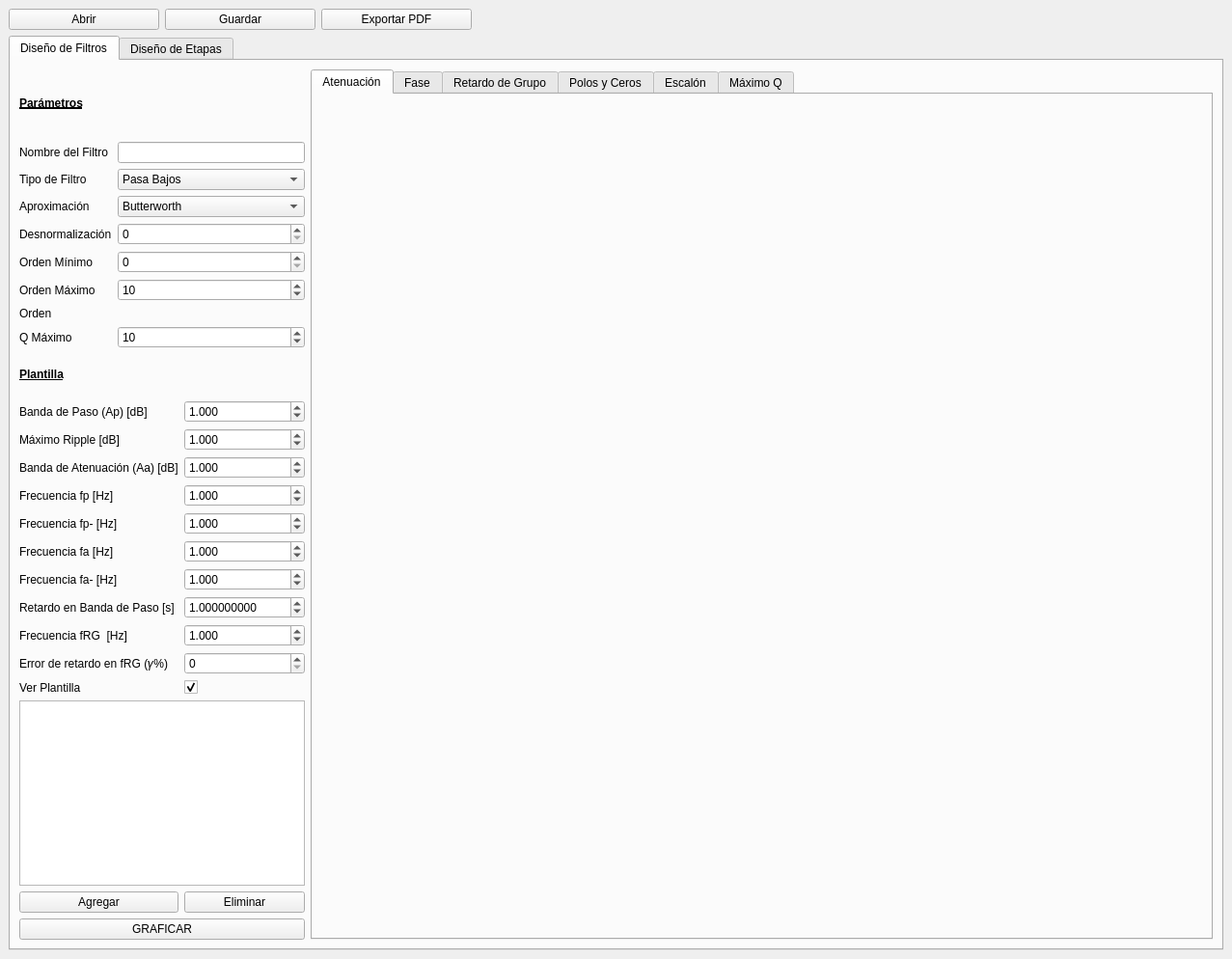
<?xml version="1.0" encoding="UTF-8"?>
<ui version="4.0">
 <class>MainWindow</class>
 <widget class="QMainWindow" name="MainWindow">
  <property name="geometry">
   <rect>
    <x>0</x>
    <y>0</y>
    <width>1277</width>
    <height>994</height>
   </rect>
  </property>
  <property name="font">
   <font>
    <family>MS Shell Dlg 2</family>
   </font>
  </property>
  <property name="windowTitle">
   <string>MainWindow</string>
  </property>
  <widget class="QWidget" name="centralwidget">
   <layout class="QVBoxLayout" name="verticalLayout" stretch="1,14">
    <item>
     <layout class="QHBoxLayout" name="layout_save" stretch="1,1,1,5">
      <item>
       <widget class="QPushButton" name="btn_open">
        <property name="text">
         <string>Abrir</string>
        </property>
       </widget>
      </item>
      <item>
       <widget class="QPushButton" name="btn_save">
        <property name="text">
         <string>Guardar</string>
        </property>
       </widget>
      </item>
      <item>
       <widget class="QPushButton" name="btn_save_2">
        <property name="text">
         <string>Exportar PDF</string>
        </property>
       </widget>
      </item>
      <item>
       <spacer name="horizontalSpacer">
        <property name="orientation">
         <enum>Qt::Horizontal</enum>
        </property>
        <property name="sizeHint" stdset="0">
         <size>
          <width>40</width>
          <height>20</height>
         </size>
        </property>
       </spacer>
      </item>
     </layout>
    </item>
    <item>
     <widget class="QTabWidget" name="tabs_menu">
      <property name="currentIndex">
       <number>0</number>
      </property>
      <widget class="QWidget" name="tab_filterdesign">
       <attribute name="title">
        <string>Diseño de Filtros</string>
       </attribute>
       <layout class="QHBoxLayout" name="horizontalLayout" stretch="2,4">
        <item>
         <layout class="QVBoxLayout" name="formlayout_1" stretch="1,2,1">
          <item>
           <layout class="QGridLayout" name="filterlayout" rowstretch="1,0,0,0,0,0,0,0,0">
            <item row="4" column="1">
             <widget class="QSpinBox" name="spin_denorm">
              <property name="maximum">
               <number>100</number>
              </property>
             </widget>
            </item>
            <item row="3" column="1">
             <widget class="QComboBox" name="combo_aprox">
              <item>
               <property name="text">
                <string>Butterworth</string>
               </property>
              </item>
              <item>
               <property name="text">
                <string>Chebyshev I</string>
               </property>
              </item>
              <item>
               <property name="text">
                <string>Chebyshev II</string>
               </property>
              </item>
              <item>
               <property name="text">
                <string>Cauer</string>
               </property>
              </item>
              <item>
               <property name="text">
                <string>Legendre</string>
               </property>
              </item>
              <item>
               <property name="text">
                <string>Bessel</string>
               </property>
              </item>
              <item>
               <property name="text">
                <string>Gauss</string>
               </property>
              </item>
             </widget>
            </item>
            <item row="6" column="0">
             <widget class="QLabel" name="label_maxord">
              <property name="text">
               <string>Orden Máximo</string>
              </property>
             </widget>
            </item>
            <item row="8" column="1">
             <widget class="QSpinBox" name="spin_qmax">
              <property name="maximum">
               <number>100</number>
              </property>
              <property name="value">
               <number>10</number>
              </property>
             </widget>
            </item>
            <item row="3" column="0">
             <widget class="QLabel" name="label_aprox">
              <property name="text">
               <string>Aproximación</string>
              </property>
             </widget>
            </item>
            <item row="1" column="0">
             <widget class="QLabel" name="label_namefiltro">
              <property name="text">
               <string>Nombre del Filtro</string>
              </property>
             </widget>
            </item>
            <item row="0" column="0" colspan="2">
             <widget class="QLabel" name="labelparams">
              <property name="font">
               <font>
                <weight>75</weight>
                <bold>true</bold>
                <underline>true</underline>
               </font>
              </property>
              <property name="text">
               <string>Parámetros</string>
              </property>
             </widget>
            </item>
            <item row="2" column="1">
             <widget class="QComboBox" name="combo_tipo">
              <item>
               <property name="text">
                <string>Pasa Bajos</string>
               </property>
              </item>
              <item>
               <property name="text">
                <string>Pasa Altos</string>
               </property>
              </item>
              <item>
               <property name="text">
                <string>Pasa Banda</string>
               </property>
              </item>
              <item>
               <property name="text">
                <string>Rechaza Banda</string>
               </property>
              </item>
              <item>
               <property name="text">
                <string>Retardo de Grupo</string>
               </property>
              </item>
             </widget>
            </item>
            <item row="2" column="0">
             <widget class="QLabel" name="label_tipo">
              <property name="text">
               <string>Tipo de Filtro</string>
              </property>
             </widget>
            </item>
            <item row="4" column="0">
             <widget class="QLabel" name="label_denorm">
              <property name="text">
               <string>Desnormalización</string>
              </property>
             </widget>
            </item>
            <item row="1" column="1">
             <widget class="QLineEdit" name="lineEdit"/>
            </item>
            <item row="5" column="0">
             <widget class="QLabel" name="label_minord">
              <property name="text">
               <string>Orden Mínimo</string>
              </property>
             </widget>
            </item>
            <item row="8" column="0">
             <widget class="QLabel" name="label_qmax">
              <property name="text">
               <string>Q Máximo</string>
              </property>
             </widget>
            </item>
            <item row="5" column="1">
             <widget class="QSpinBox" name="spin_minord">
              <property name="maximum">
               <number>100</number>
              </property>
             </widget>
            </item>
            <item row="7" column="0">
             <widget class="QLabel" name="label_orden">
              <property name="text">
               <string>Orden</string>
              </property>
             </widget>
            </item>
            <item row="7" column="1">
             <widget class="QLabel" name="label_writeorden">
              <property name="text">
               <string/>
              </property>
             </widget>
            </item>
            <item row="6" column="1">
             <widget class="QSpinBox" name="spin_maxord">
              <property name="maximum">
               <number>100</number>
              </property>
              <property name="value">
               <number>10</number>
              </property>
             </widget>
            </item>
           </layout>
          </item>
          <item>
           <layout class="QGridLayout" name="plantillalayout" rowstretch="1,1,1,1,1,1,1,1,1,1,1,1,0,0">
            <item row="8" column="1">
             <widget class="QDoubleSpinBox" name="GD_tau">
              <property name="decimals">
               <number>9</number>
              </property>
              <property name="minimum">
               <double>0.000000000000000</double>
              </property>
              <property name="maximum">
               <double>100.000000000000000</double>
              </property>
              <property name="singleStep">
               <double>0.000100000000000</double>
              </property>
              <property name="value">
               <double>1.000000000000000</double>
              </property>
             </widget>
            </item>
            <item row="4" column="0">
             <widget class="QLabel" name="label_wp">
              <property name="text">
               <string>Frecuencia fp [Hz]</string>
              </property>
             </widget>
            </item>
            <item row="5" column="0">
             <widget class="QLabel" name="label_wp_2">
              <property name="text">
               <string>Frecuencia fp- [Hz]</string>
              </property>
             </widget>
            </item>
            <item row="6" column="0">
             <widget class="QLabel" name="label_wa">
              <property name="text">
               <string>Frecuencia fa [Hz]</string>
              </property>
             </widget>
            </item>
            <item row="10" column="1">
             <widget class="QSpinBox" name="GD_gamma">
              <property name="maximum">
               <number>100</number>
              </property>
              <property name="value">
               <number>0</number>
              </property>
             </widget>
            </item>
            <item row="2" column="1">
             <widget class="QDoubleSpinBox" name="spin_ripple">
              <property name="decimals">
               <number>3</number>
              </property>
              <property name="minimum">
               <double>-300.000000000000000</double>
              </property>
              <property name="maximum">
               <double>300.000000000000000</double>
              </property>
              <property name="value">
               <double>1.000000000000000</double>
              </property>
             </widget>
            </item>
            <item row="3" column="0">
             <widget class="QLabel" name="label_Aa">
              <property name="text">
               <string>Banda de Atenuación (Aa) [dB]</string>
              </property>
             </widget>
            </item>
            <item row="2" column="0">
             <widget class="QLabel" name="label_ripple">
              <property name="text">
               <string>Máximo Ripple [dB]</string>
              </property>
             </widget>
            </item>
            <item row="1" column="1">
             <widget class="QDoubleSpinBox" name="spin_Ap">
              <property name="decimals">
               <number>3</number>
              </property>
              <property name="minimum">
               <double>-300.000000000000000</double>
              </property>
              <property name="maximum">
               <double>300.000000000000000</double>
              </property>
              <property name="value">
               <double>1.000000000000000</double>
              </property>
             </widget>
            </item>
            <item row="1" column="0">
             <widget class="QLabel" name="label_Ap">
              <property name="text">
               <string>Banda de Paso (Ap) [dB]</string>
              </property>
             </widget>
            </item>
            <item row="3" column="1">
             <widget class="QDoubleSpinBox" name="spin_Aa">
              <property name="decimals">
               <number>3</number>
              </property>
              <property name="minimum">
               <double>-300.000000000000000</double>
              </property>
              <property name="maximum">
               <double>300.000000000000000</double>
              </property>
              <property name="value">
               <double>1.000000000000000</double>
              </property>
             </widget>
            </item>
            <item row="4" column="1">
             <widget class="QDoubleSpinBox" name="spin_wp">
              <property name="decimals">
               <number>3</number>
              </property>
              <property name="minimum">
               <double>0.000000000000000</double>
              </property>
              <property name="maximum">
               <double>10000000000000000.000000000000000</double>
              </property>
              <property name="value">
               <double>1.000000000000000</double>
              </property>
             </widget>
            </item>
            <item row="5" column="1">
             <widget class="QDoubleSpinBox" name="spin_wp_2">
              <property name="decimals">
               <number>3</number>
              </property>
              <property name="minimum">
               <double>0.000000000000000</double>
              </property>
              <property name="maximum">
               <double>10000000000000000.000000000000000</double>
              </property>
              <property name="value">
               <double>1.000000000000000</double>
              </property>
             </widget>
            </item>
            <item row="6" column="1">
             <widget class="QDoubleSpinBox" name="spin_wa">
              <property name="decimals">
               <number>3</number>
              </property>
              <property name="minimum">
               <double>0.000000000000000</double>
              </property>
              <property name="maximum">
               <double>10000000000000000.000000000000000</double>
              </property>
              <property name="value">
               <double>1.000000000000000</double>
              </property>
             </widget>
            </item>
            <item row="7" column="1">
             <widget class="QDoubleSpinBox" name="spin_wa_2">
              <property name="decimals">
               <number>3</number>
              </property>
              <property name="minimum">
               <double>0.000000000000000</double>
              </property>
              <property name="maximum">
               <double>10000000000000000.000000000000000</double>
              </property>
              <property name="value">
               <double>1.000000000000000</double>
              </property>
             </widget>
            </item>
            <item row="11" column="1">
             <widget class="QCheckBox" name="check_plantilla_GD">
              <property name="text">
               <string/>
              </property>
              <property name="checked">
               <bool>true</bool>
              </property>
             </widget>
            </item>
            <item row="0" column="0" colspan="2">
             <widget class="QLabel" name="label_plantilla">
              <property name="font">
               <font>
                <weight>75</weight>
                <bold>true</bold>
                <underline>true</underline>
               </font>
              </property>
              <property name="text">
               <string>Plantilla</string>
              </property>
             </widget>
            </item>
            <item row="7" column="0">
             <widget class="QLabel" name="label_wa_2">
              <property name="text">
               <string>Frecuencia fa- [Hz]</string>
              </property>
             </widget>
            </item>
            <item row="10" column="0">
             <widget class="QLabel" name="label_gamma">
              <property name="text">
               <string>Error de retardo en fRG (𝛾%)</string>
              </property>
             </widget>
            </item>
            <item row="11" column="0">
             <widget class="QLabel" name="label_check_plantilla">
              <property name="text">
               <string>Ver Plantilla</string>
              </property>
             </widget>
            </item>
            <item row="9" column="0">
             <widget class="QLabel" name="label_wrg">
              <property name="text">
               <string>Frecuencia fRG  [Hz]</string>
              </property>
             </widget>
            </item>
            <item row="8" column="0">
             <widget class="QLabel" name="label_tau">
              <property name="text">
               <string>Retardo en Banda de Paso [s]</string>
              </property>
             </widget>
            </item>
            <item row="9" column="1">
             <widget class="QDoubleSpinBox" name="GD_wrg">
              <property name="decimals">
               <number>3</number>
              </property>
              <property name="maximum">
               <double>1000000000.000000000000000</double>
              </property>
              <property name="singleStep">
               <double>1.000000000000000</double>
              </property>
              <property name="value">
               <double>1.000000000000000</double>
              </property>
             </widget>
            </item>
            <item row="13" column="1">
             <widget class="QPushButton" name="remove_filter">
              <property name="text">
               <string>Eliminar</string>
              </property>
             </widget>
            </item>
            <item row="13" column="0">
             <widget class="QPushButton" name="add_filter">
              <property name="text">
               <string>Agregar</string>
              </property>
             </widget>
            </item>
            <item row="12" column="0" colspan="2">
             <widget class="QListWidget" name="filters_list"/>
            </item>
           </layout>
          </item>
          <item>
           <widget class="QPushButton" name="btn_plot">
            <property name="text">
             <string>GRAFICAR</string>
            </property>
           </widget>
          </item>
         </layout>
        </item>
        <item>
         <widget class="QTabWidget" name="tabPlots">
          <property name="sizePolicy">
           <sizepolicy hsizetype="MinimumExpanding" vsizetype="MinimumExpanding">
            <horstretch>0</horstretch>
            <verstretch>0</verstretch>
           </sizepolicy>
          </property>
          <property name="minimumSize">
           <size>
            <width>935</width>
            <height>900</height>
           </size>
          </property>
          <property name="currentIndex">
           <number>0</number>
          </property>
          <widget class="QWidget" name="tab_1">
           <attribute name="title">
            <string>Atenuación</string>
           </attribute>
           <layout class="QVBoxLayout" name="verticalLayout_3">
            <item>
             <layout class="QVBoxLayout" name="plotlayout_1"/>
            </item>
           </layout>
          </widget>
          <widget class="QWidget" name="tab_2">
           <attribute name="title">
            <string>Fase</string>
           </attribute>
           <layout class="QVBoxLayout" name="verticalLayout_15">
            <item>
             <layout class="QVBoxLayout" name="plotlayout_2"/>
            </item>
           </layout>
          </widget>
          <widget class="QWidget" name="tab_3">
           <attribute name="title">
            <string>Retardo de Grupo</string>
           </attribute>
           <layout class="QVBoxLayout" name="verticalLayout_14">
            <item>
             <layout class="QVBoxLayout" name="plotlayout_3"/>
            </item>
           </layout>
          </widget>
          <widget class="QWidget" name="tab_4">
           <attribute name="title">
            <string>Polos y Ceros</string>
           </attribute>
           <layout class="QVBoxLayout" name="verticalLayout_13">
            <item>
             <layout class="QVBoxLayout" name="plotlayout_4"/>
            </item>
           </layout>
          </widget>
          <widget class="QWidget" name="tab_5">
           <attribute name="title">
            <string>Escalón</string>
           </attribute>
           <layout class="QVBoxLayout" name="verticalLayout_11">
            <item>
             <layout class="QVBoxLayout" name="plotlayout_5"/>
            </item>
           </layout>
          </widget>
          <widget class="QWidget" name="tab_6">
           <attribute name="title">
            <string>Máximo Q</string>
           </attribute>
           <layout class="QVBoxLayout" name="verticalLayout_10">
            <item>
             <layout class="QVBoxLayout" name="plotlayout_6"/>
            </item>
           </layout>
          </widget>
         </widget>
        </item>
       </layout>
      </widget>
      <widget class="QWidget" name="tab_stagedesign">
       <attribute name="title">
        <string>Diseño de Etapas</string>
       </attribute>
       <layout class="QHBoxLayout" name="horizontalLayout_3" stretch="2,4">
        <item>
         <layout class="QGridLayout" name="layout_etapas">
          <item row="4" column="0">
           <widget class="QLabel" name="label_polo2">
            <property name="text">
             <string>Polo 2</string>
            </property>
           </widget>
          </item>
          <item row="2" column="1">
           <widget class="QDoubleSpinBox" name="spin_gain"/>
          </item>
          <item row="3" column="0">
           <widget class="QLabel" name="label_polo1">
            <property name="text">
             <string>Polo 1</string>
            </property>
           </widget>
          </item>
          <item row="0" column="0" colspan="3">
           <widget class="QLabel" name="label_stage_list">
            <property name="enabled">
             <bool>true</bool>
            </property>
            <property name="font">
             <font>
              <weight>75</weight>
              <bold>true</bold>
              <underline>true</underline>
             </font>
            </property>
            <property name="text">
             <string>Lista de Etapas</string>
            </property>
           </widget>
          </item>
          <item row="5" column="0">
           <widget class="QLabel" name="label_cero1">
            <property name="text">
             <string>Cero 1</string>
            </property>
           </widget>
          </item>
          <item row="6" column="0">
           <widget class="QLabel" name="label_cero2">
            <property name="text">
             <string>Cero 2</string>
            </property>
           </widget>
          </item>
          <item row="3" column="2" rowspan="4">
           <widget class="QPushButton" name="btn_new_stage">
            <property name="text">
             <string>Crear Etapa</string>
            </property>
           </widget>
          </item>
          <item row="2" column="0">
           <widget class="QLabel" name="label_gain">
            <property name="text">
             <string>Ganancia</string>
            </property>
           </widget>
          </item>
          <item row="2" column="2">
           <widget class="QLabel" name="label_gain_total">
            <property name="text">
             <string>Restante: 0.00 dB</string>
            </property>
           </widget>
          </item>
          <item row="8" column="1">
           <widget class="QPushButton" name="btn_delete_stage">
            <property name="text">
             <string>Borrar</string>
            </property>
           </widget>
          </item>
          <item row="3" column="1">
           <widget class="QComboBox" name="combo_polo1">
            <item>
             <property name="text">
              <string>-</string>
             </property>
            </item>
           </widget>
          </item>
          <item row="7" column="0" colspan="3">
           <widget class="QListWidget" name="stage_list"/>
          </item>
          <item row="8" column="2">
           <widget class="QPushButton" name="btn_plot_stage">
            <property name="text">
             <string>Graficar</string>
            </property>
           </widget>
          </item>
          <item row="8" column="0">
           <widget class="QPushButton" name="btn_edit_stage">
            <property name="text">
             <string>Editar</string>
            </property>
           </widget>
          </item>
          <item row="4" column="1">
           <widget class="QComboBox" name="combo_polo2">
            <item>
             <property name="text">
              <string>-</string>
             </property>
            </item>
           </widget>
          </item>
          <item row="5" column="1">
           <widget class="QComboBox" name="combo_cero1">
            <item>
             <property name="text">
              <string>-</string>
             </property>
            </item>
           </widget>
          </item>
          <item row="6" column="1">
           <widget class="QComboBox" name="combo_cero2">
            <item>
             <property name="text">
              <string>-</string>
             </property>
            </item>
           </widget>
          </item>
          <item row="1" column="0">
           <widget class="QLabel" name="label_namefiltro2">
            <property name="text">
             <string>Filtro</string>
            </property>
           </widget>
          </item>
          <item row="1" column="1">
           <widget class="QComboBox" name="combo_filtro">
            <item>
             <property name="text">
              <string>-</string>
             </property>
            </item>
           </widget>
          </item>
         </layout>
        </item>
        <item>
         <widget class="QTabWidget" name="tabPlots_2">
          <property name="currentIndex">
           <number>0</number>
          </property>
          <widget class="QWidget" name="tab2_1">
           <attribute name="title">
            <string>Polos y Ceros</string>
           </attribute>
           <layout class="QVBoxLayout" name="verticalLayout_2">
            <item>
             <layout class="QVBoxLayout" name="plotlayout2_1"/>
            </item>
           </layout>
          </widget>
          <widget class="QWidget" name="tab2_2">
           <attribute name="title">
            <string>Respuesta en Frecuencia Total</string>
           </attribute>
           <layout class="QVBoxLayout" name="verticalLayout_4">
            <item>
             <layout class="QVBoxLayout" name="plotlayout2_2"/>
            </item>
           </layout>
          </widget>
          <widget class="QWidget" name="tab2_3">
           <attribute name="title">
            <string>Respuesta en Frecuencia de la Etapa</string>
           </attribute>
           <layout class="QVBoxLayout" name="verticalLayout_5">
            <item>
             <layout class="QVBoxLayout" name="plotlayout2_3"/>
            </item>
           </layout>
          </widget>
         </widget>
        </item>
       </layout>
      </widget>
     </widget>
    </item>
   </layout>
  </widget>
 </widget>
 <resources/>
 <connections/>
</ui>
